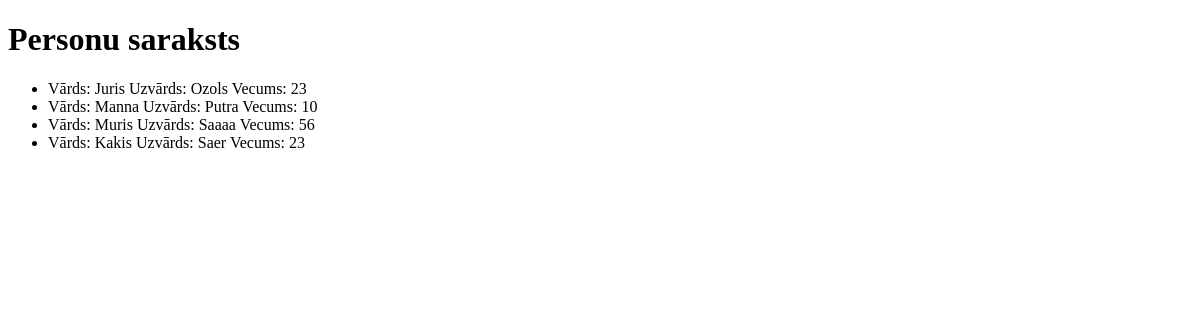
/visi, run on an earlier commit of the app's database.
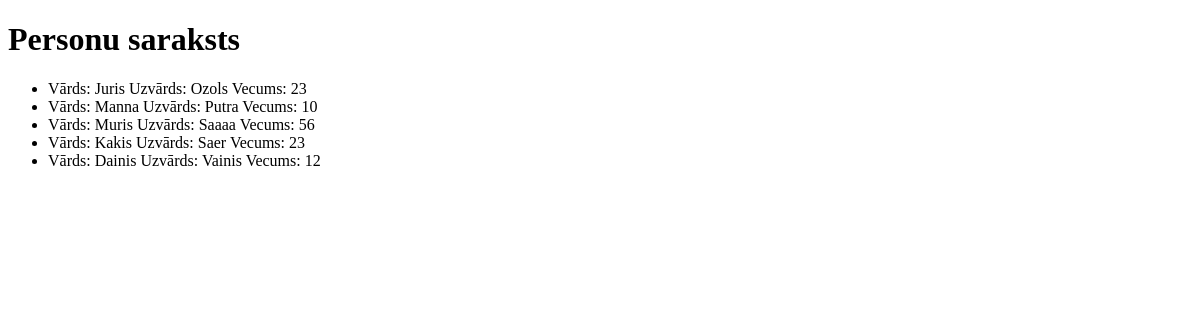
And on a later commit of the database.
### galva.py (models this page shows)
class Tabula1(db.Model):
    id = db.Column(db.Integer, primary_key=True)
    vards = db.Column(db.String(50), nullable=False)
    uzvards = db.Column(db.String(50), nullable=False)
    vecums = db.Column(db.Integer, nullable=False)

### galva.py (the view)
@app.route('/visi')
def visi():
    data_tabula1 = fetch_data_tabula1_visi()
    print("Tas ko saņem pirms lapas")
    print(data_tabula1)
    return render_template('personas.html', tasks=data_tabula1)

### galva.py (called while the page is built)
def fetch_data_tabula1_visi():
    data_tabula1 = Tabula1.query.all()
    result = []
    for entry in data_tabula1:
        result.append({
            'id': entry.id,
            'vards': entry.vards,
            'uzvards': entry.uzvards,
            'vecums': entry.vecums
        })
    return result

### templates/personas.html (shortened to what this page needs)
<!DOCTYPE html>
<html lang="en">
<head>
</head>
<body>
    <h1>Personu saraksts</h1>
    <ul>
        {% for task in tasks %}
            <li>
                Vārds: {{ task.vards }} Uzvārds: {{ task.uzvards }} Vecums: {{ task.vecums }}
            </li>
        {% endfor %}
    </ul>
</body>
</html>

What changed in the data, as far as the page shows it:
added Tabula1: vards "Dainis", uzvards "Vainis", vecums "12"
